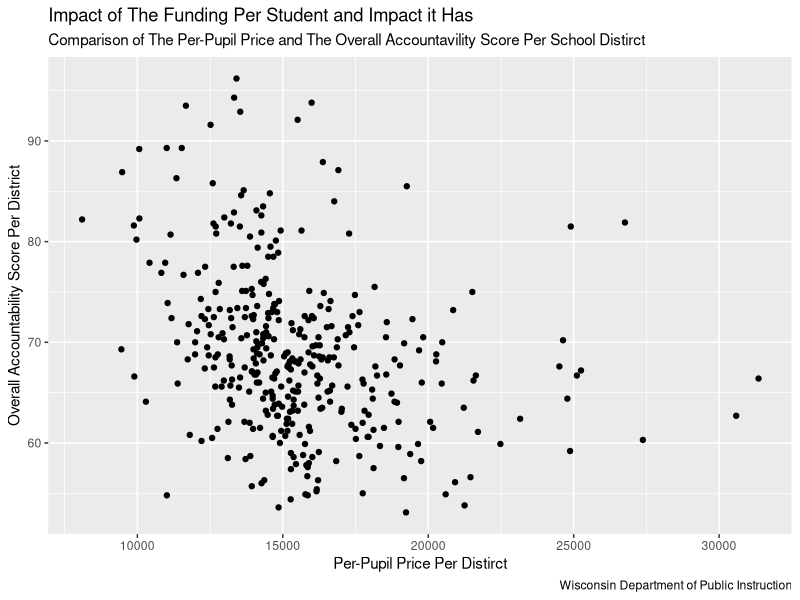
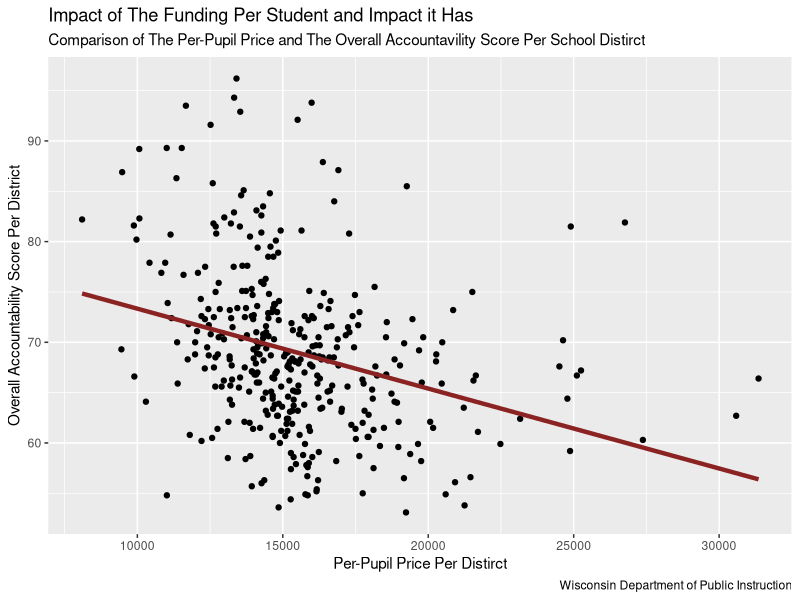

R code for these plots, in order:
## ---- chunk 1
library(readxl)
X2023_2024_district_report_card <- read_excel("2023-2024_district_report_card.xlsx")
head(X2023_2024_district_report_card)
## ---- chunk 2
library(readxl)
cmpcst24_1_ <- read_excel("cmpcst24 (1).xlsx")
head(cmpcst24_1_)
## ---- chunk 3
library(tidyverse)
library(dplyr)
## ---- chunk 4
report_card <- X2023_2024_district_report_card 

report_card <- report_card |>
  select("District Name", "Overall Accountability Score", "Overall Accountability Rating",
         "Grade Band for Comparison", "District Enrollment") 

report_card
## ---- chunk 5
tcec_per_district <- cmpcst24_1_

tcec_per_district <- tcec_per_district |>
  select("...5", "...6")

tcec_per_district
## ---- chunk 6
tcec_per_district <- tcec_per_district |>
  rename(
    `District Name` = `...5`,
    `TCEC` = `...6`) 

tcec_per_district
## ---- chunk 7
tcec_per_district <- tcec_per_district |>
  filter(
  `District Name` != " ", `District Name`!= "NAME", `District Name` != "18310.044339754681", 
  `District Name` != "Statewide Total")
  
tcec_per_district
## ---- chunk 8
school_district <- tcec_per_district |>
  inner_join(report_card)

school_district
## ---- chunk 9
school_district <- school_district |>
  mutate(
    "TCEC" = as.numeric(`TCEC`),
    "Overall Accountability Score" = as.numeric(`Overall Accountability Score`))
## ---- chunk 10
school_district <- school_district |>
    mutate(
      "Per-Pupil Price" = `TCEC` / `District Enrollment`
      )
    
school_district
## ---- chunk 11
school_district_graph <- school_district |>
  ggplot(aes(x = `Per-Pupil Price`,
             y = `Overall Accountability Score`)) + 
  geom_point() +
  labs(
    title = "Impact of The Funding Per Student and Impact it Has",
    subtitle = "Comparison of The Per-Pupil Price and The Overall Accountavility Score Per School Distirct",
    x = "Per-Pupil Price Per Distirct",
    y = "Overall Accountability Score Per District",
    caption = "Wisconsin Department of Public Instruction"
  )

plot(school_district_graph)
## ---- chunk 12
mean_tcec_by_category <- school_district |>
  group_by(`Overall Accountability Rating`) |>
  summarize(
    `Mean of Per-Pupil TCEC` = mean(`Per-Pupil Price`, na.rm = TRUE),
    `Number` = n()) |>
  knitr::kable(digits = 2)
mean_tcec_by_category
## ---- chunk 13
school_district_graph +
  geom_smooth(method = "lm", se = FALSE, color = "brown4", size = 1.5)
## ---- chunk 14
tcec_reg <- lm(`Overall Accountability Score` ~ `Per-Pupil Price` , data = school_district)
tcec_reg
